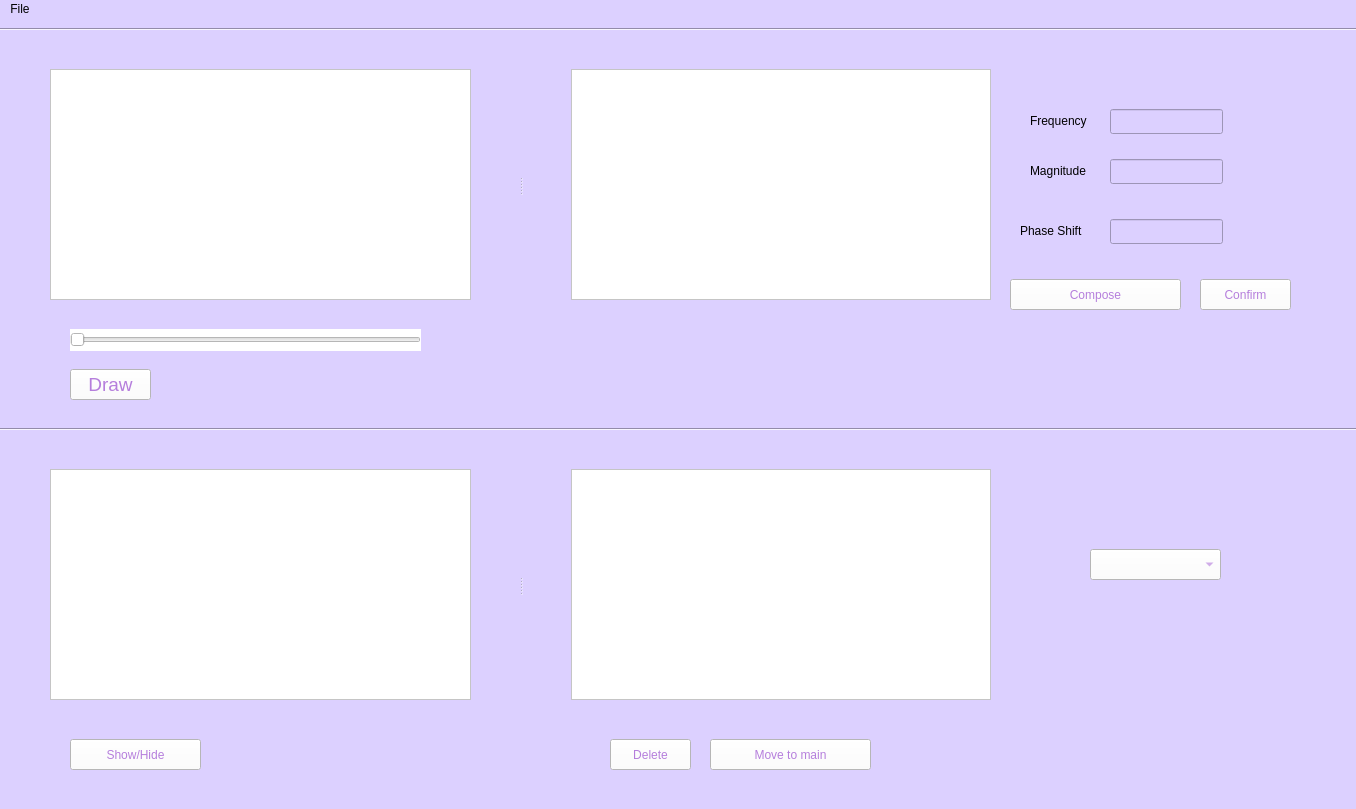
<?xml version="1.0" encoding="UTF-8"?>
<ui version="4.0">
 <class>MainWindow</class>
 <widget class="QMainWindow" name="MainWindow">
  <property name="geometry">
   <rect>
    <x>0</x>
    <y>0</y>
    <width>1356</width>
    <height>809</height>
   </rect>
  </property>
  <property name="minimumSize">
   <size>
    <width>1356</width>
    <height>809</height>
   </size>
  </property>
  <property name="palette">
   <palette>
    <active>
     <colorrole role="Button">
      <brush brushstyle="SolidPattern">
       <color alpha="255">
        <red>220</red>
        <green>208</green>
        <blue>255</blue>
       </color>
      </brush>
     </colorrole>
     <colorrole role="Base">
      <brush brushstyle="SolidPattern">
       <color alpha="255">
        <red>220</red>
        <green>208</green>
        <blue>255</blue>
       </color>
      </brush>
     </colorrole>
     <colorrole role="Window">
      <brush brushstyle="SolidPattern">
       <color alpha="255">
        <red>220</red>
        <green>208</green>
        <blue>255</blue>
       </color>
      </brush>
     </colorrole>
    </active>
    <inactive>
     <colorrole role="Button">
      <brush brushstyle="SolidPattern">
       <color alpha="255">
        <red>220</red>
        <green>208</green>
        <blue>255</blue>
       </color>
      </brush>
     </colorrole>
     <colorrole role="Base">
      <brush brushstyle="SolidPattern">
       <color alpha="255">
        <red>220</red>
        <green>208</green>
        <blue>255</blue>
       </color>
      </brush>
     </colorrole>
     <colorrole role="Window">
      <brush brushstyle="SolidPattern">
       <color alpha="255">
        <red>220</red>
        <green>208</green>
        <blue>255</blue>
       </color>
      </brush>
     </colorrole>
    </inactive>
    <disabled>
     <colorrole role="Button">
      <brush brushstyle="SolidPattern">
       <color alpha="255">
        <red>220</red>
        <green>208</green>
        <blue>255</blue>
       </color>
      </brush>
     </colorrole>
     <colorrole role="Base">
      <brush brushstyle="SolidPattern">
       <color alpha="255">
        <red>220</red>
        <green>208</green>
        <blue>255</blue>
       </color>
      </brush>
     </colorrole>
     <colorrole role="Window">
      <brush brushstyle="SolidPattern">
       <color alpha="255">
        <red>220</red>
        <green>208</green>
        <blue>255</blue>
       </color>
      </brush>
     </colorrole>
    </disabled>
   </palette>
  </property>
  <property name="windowTitle">
   <string>Sampling-Theory Illustrator</string>
  </property>
  <property name="styleSheet">
   <string notr="true">background-color: rgb(220, 208, 255);</string>
  </property>
  <widget class="QWidget" name="centralwidget">
   <widget class="QPushButton" name="DrawButton">
    <property name="geometry">
     <rect>
      <x>70</x>
      <y>350</y>
      <width>81</width>
      <height>31</height>
     </rect>
    </property>
    <property name="minimumSize">
     <size>
      <width>81</width>
      <height>23</height>
     </size>
    </property>
    <property name="palette">
     <palette>
      <active>
       <colorrole role="WindowText">
        <brush brushstyle="SolidPattern">
         <color alpha="255">
          <red>181</red>
          <green>126</green>
          <blue>220</blue>
         </color>
        </brush>
       </colorrole>
       <colorrole role="Button">
        <brush brushstyle="SolidPattern">
         <color alpha="255">
          <red>255</red>
          <green>255</green>
          <blue>255</blue>
         </color>
        </brush>
       </colorrole>
       <colorrole role="Text">
        <brush brushstyle="SolidPattern">
         <color alpha="255">
          <red>181</red>
          <green>126</green>
          <blue>220</blue>
         </color>
        </brush>
       </colorrole>
       <colorrole role="ButtonText">
        <brush brushstyle="SolidPattern">
         <color alpha="255">
          <red>181</red>
          <green>126</green>
          <blue>220</blue>
         </color>
        </brush>
       </colorrole>
       <colorrole role="Base">
        <brush brushstyle="SolidPattern">
         <color alpha="255">
          <red>255</red>
          <green>255</green>
          <blue>255</blue>
         </color>
        </brush>
       </colorrole>
       <colorrole role="Window">
        <brush brushstyle="SolidPattern">
         <color alpha="255">
          <red>255</red>
          <green>255</green>
          <blue>255</blue>
         </color>
        </brush>
       </colorrole>
      </active>
      <inactive>
       <colorrole role="WindowText">
        <brush brushstyle="SolidPattern">
         <color alpha="255">
          <red>181</red>
          <green>126</green>
          <blue>220</blue>
         </color>
        </brush>
       </colorrole>
       <colorrole role="Button">
        <brush brushstyle="SolidPattern">
         <color alpha="255">
          <red>255</red>
          <green>255</green>
          <blue>255</blue>
         </color>
        </brush>
       </colorrole>
       <colorrole role="Text">
        <brush brushstyle="SolidPattern">
         <color alpha="255">
          <red>181</red>
          <green>126</green>
          <blue>220</blue>
         </color>
        </brush>
       </colorrole>
       <colorrole role="ButtonText">
        <brush brushstyle="SolidPattern">
         <color alpha="255">
          <red>181</red>
          <green>126</green>
          <blue>220</blue>
         </color>
        </brush>
       </colorrole>
       <colorrole role="Base">
        <brush brushstyle="SolidPattern">
         <color alpha="255">
          <red>255</red>
          <green>255</green>
          <blue>255</blue>
         </color>
        </brush>
       </colorrole>
       <colorrole role="Window">
        <brush brushstyle="SolidPattern">
         <color alpha="255">
          <red>255</red>
          <green>255</green>
          <blue>255</blue>
         </color>
        </brush>
       </colorrole>
      </inactive>
      <disabled>
       <colorrole role="WindowText">
        <brush brushstyle="SolidPattern">
         <color alpha="255">
          <red>181</red>
          <green>126</green>
          <blue>220</blue>
         </color>
        </brush>
       </colorrole>
       <colorrole role="Button">
        <brush brushstyle="SolidPattern">
         <color alpha="255">
          <red>255</red>
          <green>255</green>
          <blue>255</blue>
         </color>
        </brush>
       </colorrole>
       <colorrole role="Text">
        <brush brushstyle="SolidPattern">
         <color alpha="255">
          <red>181</red>
          <green>126</green>
          <blue>220</blue>
         </color>
        </brush>
       </colorrole>
       <colorrole role="ButtonText">
        <brush brushstyle="SolidPattern">
         <color alpha="255">
          <red>181</red>
          <green>126</green>
          <blue>220</blue>
         </color>
        </brush>
       </colorrole>
       <colorrole role="Base">
        <brush brushstyle="SolidPattern">
         <color alpha="255">
          <red>255</red>
          <green>255</green>
          <blue>255</blue>
         </color>
        </brush>
       </colorrole>
       <colorrole role="Window">
        <brush brushstyle="SolidPattern">
         <color alpha="255">
          <red>255</red>
          <green>255</green>
          <blue>255</blue>
         </color>
        </brush>
       </colorrole>
      </disabled>
     </palette>
    </property>
    <property name="font">
     <font>
      <family>MS Shell Dlg 2</family>
      <pointsize>14</pointsize>
      <weight>50</weight>
      <italic>false</italic>
      <bold>false</bold>
      <underline>false</underline>
     </font>
    </property>
    <property name="toolTip">
     <string>&lt;html&gt;&lt;head/&gt;&lt;body&gt;&lt;p&gt;&lt;br/&gt;&lt;/p&gt;&lt;/body&gt;&lt;/html&gt;</string>
    </property>
    <property name="whatsThis">
     <string>&lt;html&gt;&lt;head/&gt;&lt;body&gt;&lt;p&gt;dsds&lt;/p&gt;&lt;/body&gt;&lt;/html&gt;</string>
    </property>
    <property name="styleSheet">
     <string notr="true">
font: 14pt &quot;MS Shell Dlg 2&quot;;
background-color: rgb(255, 255, 255);
color: rgb(181, 126, 220);
</string>
    </property>
    <property name="text">
     <string>Draw</string>
    </property>
   </widget>
   <widget class="QPushButton" name="ShowHideButton">
    <property name="geometry">
     <rect>
      <x>70</x>
      <y>720</y>
      <width>131</width>
      <height>31</height>
     </rect>
    </property>
    <property name="minimumSize">
     <size>
      <width>81</width>
      <height>23</height>
     </size>
    </property>
    <property name="toolTip">
     <string>&lt;html&gt;&lt;head/&gt;&lt;body&gt;&lt;p&gt;&lt;br/&gt;&lt;/p&gt;&lt;/body&gt;&lt;/html&gt;</string>
    </property>
    <property name="whatsThis">
     <string>&lt;html&gt;&lt;head/&gt;&lt;body&gt;&lt;p&gt;dsds&lt;/p&gt;&lt;/body&gt;&lt;/html&gt;</string>
    </property>
    <property name="styleSheet">
     <string notr="true">font: 14pt &quot;MS Shell Dlg 2&quot;;
background-color: rgb(255, 255, 255);
color: rgb(181, 126, 220);</string>
    </property>
    <property name="text">
     <string>Show/Hide</string>
    </property>
   </widget>
   <widget class="QSlider" name="horizontalSlider">
    <property name="geometry">
     <rect>
      <x>70</x>
      <y>310</y>
      <width>351</width>
      <height>22</height>
     </rect>
    </property>
    <property name="styleSheet">
     <string notr="true">
background-color: rgb(255, 255, 255);
color: rgb(181, 126, 220);
</string>
    </property>
    <property name="orientation">
     <enum>Qt::Horizontal</enum>
    </property>
   </widget>
   <widget class="QPushButton" name="ComposeButton">
    <property name="geometry">
     <rect>
      <x>1010</x>
      <y>260</y>
      <width>171</width>
      <height>31</height>
     </rect>
    </property>
    <property name="minimumSize">
     <size>
      <width>81</width>
      <height>23</height>
     </size>
    </property>
    <property name="toolTip">
     <string>&lt;html&gt;&lt;head/&gt;&lt;body&gt;&lt;p&gt;&lt;br/&gt;&lt;/p&gt;&lt;/body&gt;&lt;/html&gt;</string>
    </property>
    <property name="whatsThis">
     <string>&lt;html&gt;&lt;head/&gt;&lt;body&gt;&lt;p&gt;dsds&lt;/p&gt;&lt;/body&gt;&lt;/html&gt;</string>
    </property>
    <property name="styleSheet">
     <string notr="true">font: 14pt &quot;MS Shell Dlg 2&quot;;
background-color: rgb(255, 255, 255);
color: rgb(181, 126, 220);</string>
    </property>
    <property name="text">
     <string>Compose</string>
    </property>
   </widget>
   <widget class="QPushButton" name="ConfirmButton">
    <property name="geometry">
     <rect>
      <x>1200</x>
      <y>260</y>
      <width>91</width>
      <height>31</height>
     </rect>
    </property>
    <property name="minimumSize">
     <size>
      <width>81</width>
      <height>23</height>
     </size>
    </property>
    <property name="toolTip">
     <string>&lt;html&gt;&lt;head/&gt;&lt;body&gt;&lt;p&gt;&lt;br/&gt;&lt;/p&gt;&lt;/body&gt;&lt;/html&gt;</string>
    </property>
    <property name="whatsThis">
     <string>&lt;html&gt;&lt;head/&gt;&lt;body&gt;&lt;p&gt;dsds&lt;/p&gt;&lt;/body&gt;&lt;/html&gt;</string>
    </property>
    <property name="styleSheet">
     <string notr="true">font: 14pt &quot;MS Shell Dlg 2&quot;;
background-color: rgb(255, 255, 255);
color: rgb(181, 126, 220);</string>
    </property>
    <property name="text">
     <string>Confirm</string>
    </property>
   </widget>
   <widget class="QPushButton" name="DeleteButton">
    <property name="geometry">
     <rect>
      <x>610</x>
      <y>720</y>
      <width>81</width>
      <height>31</height>
     </rect>
    </property>
    <property name="minimumSize">
     <size>
      <width>81</width>
      <height>23</height>
     </size>
    </property>
    <property name="toolTip">
     <string>&lt;html&gt;&lt;head/&gt;&lt;body&gt;&lt;p&gt;&lt;br/&gt;&lt;/p&gt;&lt;/body&gt;&lt;/html&gt;</string>
    </property>
    <property name="whatsThis">
     <string>&lt;html&gt;&lt;head/&gt;&lt;body&gt;&lt;p&gt;dsds&lt;/p&gt;&lt;/body&gt;&lt;/html&gt;</string>
    </property>
    <property name="styleSheet">
     <string notr="true">font: 14pt &quot;MS Shell Dlg 2&quot;;
background-color: rgb(255, 255, 255);
color: rgb(181, 126, 220);</string>
    </property>
    <property name="text">
     <string>Delete</string>
    </property>
   </widget>
   <widget class="QPushButton" name="m">
    <property name="geometry">
     <rect>
      <x>710</x>
      <y>720</y>
      <width>161</width>
      <height>31</height>
     </rect>
    </property>
    <property name="minimumSize">
     <size>
      <width>81</width>
      <height>23</height>
     </size>
    </property>
    <property name="toolTip">
     <string>&lt;html&gt;&lt;head/&gt;&lt;body&gt;&lt;p&gt;&lt;br/&gt;&lt;/p&gt;&lt;/body&gt;&lt;/html&gt;</string>
    </property>
    <property name="whatsThis">
     <string>&lt;html&gt;&lt;head/&gt;&lt;body&gt;&lt;p&gt;dsds&lt;/p&gt;&lt;/body&gt;&lt;/html&gt;</string>
    </property>
    <property name="styleSheet">
     <string notr="true">font: 14pt &quot;MS Shell Dlg 2&quot;;
background-color: rgb(255, 255, 255);
color: rgb(181, 126, 220);</string>
    </property>
    <property name="text">
     <string>Move to main</string>
    </property>
   </widget>
   <widget class="QComboBox" name="combobox">
    <property name="geometry">
     <rect>
      <x>1090</x>
      <y>530</y>
      <width>131</width>
      <height>31</height>
     </rect>
    </property>
    <property name="styleSheet">
     <string notr="true">background-color: rgb(255, 255, 255);
color: rgb(181, 126, 220);</string>
    </property>
    <property name="currentText">
     <string/>
    </property>
   </widget>
   <widget class="QSplitter" name="splitter1">
    <property name="geometry">
     <rect>
      <x>50</x>
      <y>50</y>
      <width>941</width>
      <height>231</height>
     </rect>
    </property>
    <property name="orientation">
     <enum>Qt::Horizontal</enum>
    </property>
    <property name="handleWidth">
     <number>100</number>
    </property>
    <widget class="PlotWidget" name="main_signal_widget">
     <property name="styleSheet">
      <string notr="true">
background-color: rgb(255, 255, 255);</string>
     </property>
    </widget>
    <widget class="PlotWidget" name="composer_widget">
     <property name="styleSheet">
      <string notr="true">
background-color: rgb(255, 255, 255);</string>
     </property>
    </widget>
   </widget>
   <widget class="QSplitter" name="splitter2">
    <property name="geometry">
     <rect>
      <x>50</x>
      <y>450</y>
      <width>941</width>
      <height>231</height>
     </rect>
    </property>
    <property name="orientation">
     <enum>Qt::Horizontal</enum>
    </property>
    <property name="handleWidth">
     <number>100</number>
    </property>
    <widget class="PlotWidget" name="reconstructed_graph_widget">
     <property name="styleSheet">
      <string notr="true">
background-color: rgb(255, 255, 255);</string>
     </property>
    </widget>
    <widget class="PlotWidget" name="summation_graph_widget">
     <property name="styleSheet">
      <string notr="true">
background-color: rgb(255, 255, 255);</string>
     </property>
    </widget>
   </widget>
   <widget class="QLabel" name="frequency_label">
    <property name="geometry">
     <rect>
      <x>1030</x>
      <y>94</y>
      <width>61</width>
      <height>16</height>
     </rect>
    </property>
    <property name="text">
     <string>Frequency</string>
    </property>
   </widget>
   <widget class="QLabel" name="magnitude_label">
    <property name="geometry">
     <rect>
      <x>1030</x>
      <y>144</y>
      <width>71</width>
      <height>16</height>
     </rect>
    </property>
    <property name="text">
     <string>Magnitude</string>
    </property>
   </widget>
   <widget class="QLineEdit" name="lineEdit">
    <property name="geometry">
     <rect>
      <x>1110</x>
      <y>90</y>
      <width>113</width>
      <height>25</height>
     </rect>
    </property>
   </widget>
   <widget class="QLineEdit" name="lineEdit_2">
    <property name="geometry">
     <rect>
      <x>1110</x>
      <y>140</y>
      <width>113</width>
      <height>25</height>
     </rect>
    </property>
   </widget>
   <widget class="QLineEdit" name="lineEdit_3">
    <property name="geometry">
     <rect>
      <x>1110</x>
      <y>200</y>
      <width>113</width>
      <height>25</height>
     </rect>
    </property>
   </widget>
   <widget class="QLabel" name="phase_label">
    <property name="geometry">
     <rect>
      <x>1020</x>
      <y>204</y>
      <width>71</width>
      <height>16</height>
     </rect>
    </property>
    <property name="text">
     <string>Phase Shift</string>
    </property>
   </widget>
   <widget class="Line" name="line">
    <property name="geometry">
     <rect>
      <x>0</x>
      <y>0</y>
      <width>1361</width>
      <height>20</height>
     </rect>
    </property>
    <property name="orientation">
     <enum>Qt::Horizontal</enum>
    </property>
   </widget>
   <widget class="Line" name="line_2">
    <property name="geometry">
     <rect>
      <x>0</x>
      <y>400</y>
      <width>1361</width>
      <height>20</height>
     </rect>
    </property>
    <property name="orientation">
     <enum>Qt::Horizontal</enum>
    </property>
   </widget>
   <zorder>splitter2</zorder>
   <zorder>DrawButton</zorder>
   <zorder>ShowHideButton</zorder>
   <zorder>horizontalSlider</zorder>
   <zorder>ComposeButton</zorder>
   <zorder>ConfirmButton</zorder>
   <zorder>DeleteButton</zorder>
   <zorder>m</zorder>
   <zorder>combobox</zorder>
   <zorder>frequency_label</zorder>
   <zorder>magnitude_label</zorder>
   <zorder>lineEdit</zorder>
   <zorder>lineEdit_2</zorder>
   <zorder>lineEdit_3</zorder>
   <zorder>phase_label</zorder>
   <zorder>line</zorder>
   <zorder>splitter1</zorder>
   <zorder>line_2</zorder>
  </widget>
  <widget class="QStatusBar" name="statusbar"/>
  <widget class="QMenuBar" name="menubar">
   <property name="geometry">
    <rect>
     <x>0</x>
     <y>0</y>
     <width>1356</width>
     <height>26</height>
    </rect>
   </property>
   <widget class="QMenu" name="menuFile">
    <property name="title">
     <string>File</string>
    </property>
    <addaction name="separator"/>
    <addaction name="actionOpen"/>
    <addaction name="separator"/>
    <addaction name="actionSave"/>
   </widget>
   <addaction name="menuFile"/>
  </widget>
  <action name="actionOpen">
   <property name="text">
    <string>Open</string>
   </property>
  </action>
  <action name="actionSave">
   <property name="text">
    <string>Save</string>
   </property>
  </action>
 </widget>
 <customwidgets>
  <customwidget>
   <class>PlotWidget</class>
   <extends>QGraphicsView</extends>
   <header>pyqtgraph</header>
   <container>1</container>
  </customwidget>
 </customwidgets>
 <resources/>
 <connections/>
</ui>
